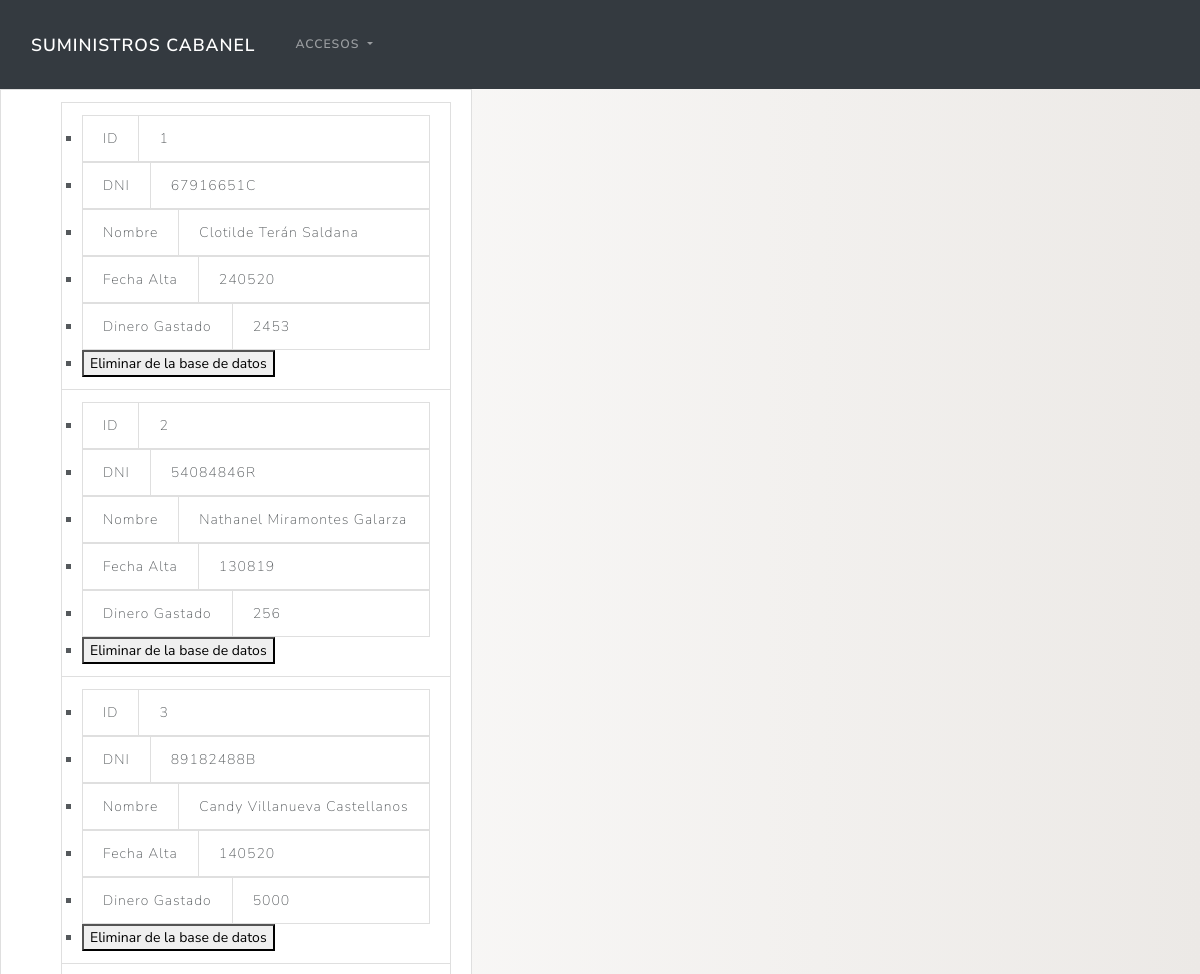
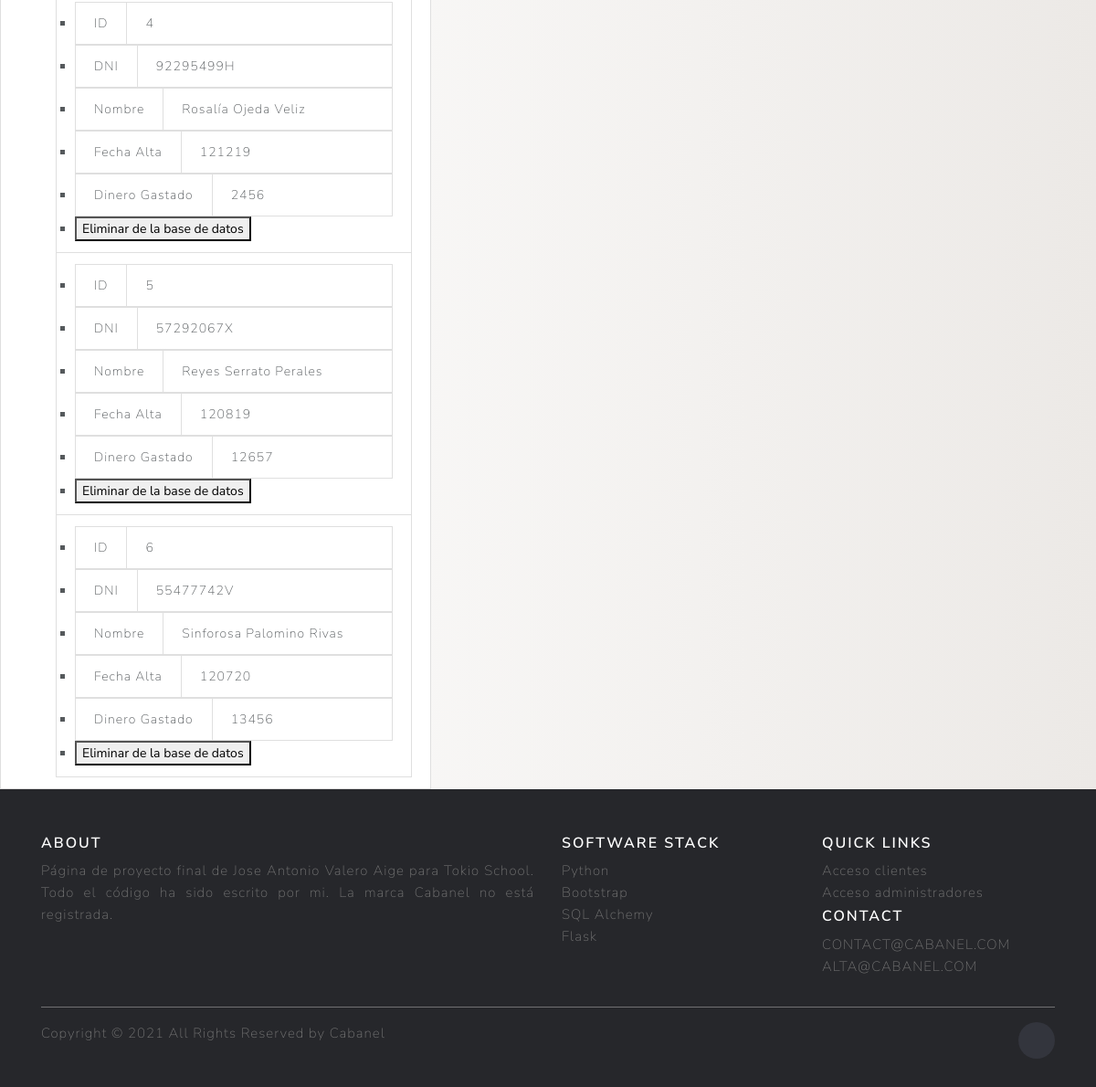
/listaClientes, run on the app's committed database (2 pictures, top to bottom).
### models.py (models this page shows, shortened)
class Cliente(db.Base):
    __tablename__ = "clientes"
    id = Column(Integer, primary_key=True) # Identificador único de cada cliente
    dni = Column(String(9) , nullable=False)
    nombreCliente = Column(String(200), nullable=False)
    fechaAlta = Column(String(200))
    dineroGastado = Column(Integer)

### main.py (the view)
@app.route('/listaClientes')  # Renderización de la pagina para ver la lista de clientes
def listaClientes():
    todosLosClientes = db.session.query(Cliente).all() #Devuelve la lista con todos los clientes
    return render_template('listaClientes.html', listaDeClientes=todosLosClientes)

### templates/listaClientes.html (shortened to what this page needs)
<!DOCTYPE html>
<html lang="en">
<head>
  <link rel="stylesheet" href="{{ url_for('static', filename='main.css') }}">
  <link rel="stylesheet" href="https://cdn.jsdelivr.net/npm/bootswatch@4.5.2/dist/lux/bootstrap.min.css"
>
</head>
<body>
<nav class="navbar navbar-expand-lg navbar-dark bg-dark">
  <div class="container-fluid">
    <a class="navbar-brand" href="/">Suministros Cabanel</a>
    <div class="collapse navbar-collapse" id="navbarNavDarkDropdown">
      <ul class="navbar-nav">
        <li class="nav-item dropdown">
          <a class="nav-link dropdown-toggle" href="#" id="navbarDarkDropdownMenuLink" role="button" data-bs-toggle="dropdown" aria-expanded="false">
            Accesos
          </a>
        </li>
      </ul>
    </div>
  </div>
</nav>
<ul class="list-group list-group-horizontal-xl">
  <li class="list-group-item">
    <ul>
      {% for cliente in listaDeClientes %}
      <ul class="list-group-item">
        <li>
          <ul class="list-group list-group-horizontal ">
            <li class="list-group-item">ID</li>
            <li class="list-group-item flex-fill">
              {{cliente.id}}
            </li>
          </ul>
        </li>
        <li>
          <ul class="list-group list-group-horizontal ">
            <li class="list-group-item">DNI</li>
            <li class="list-group-item flex-fill">
              {{cliente.dni}}
            </li>
          </ul>
        </li>
        <li>
          <ul class="list-group list-group-horizontal">
            <li class="list-group-item">Nombre</li>
            <li class="list-group-item flex-fill">
              {{cliente.nombreCliente}}
            </li>
          </ul>
        </li>
        <li>
          <ul class="list-group list-group-horizontal">
            <li class="list-group-item ">Fecha Alta</li>
            <li class="list-group-item flex-fill ">
              {{cliente.fechaAlta}}
            </li>
          </ul>
        </li>
        <li>
          <ul class="list-group list-group-horizontal">
            <li class="list-group-item ">Dinero Gastado</li>
            <li class="list-group-item flex-fill ">
              {{cliente.dineroGastado}}
            </li>
          </ul>
        </li>
        <li>
          <a href="/eliminarCliente/{{cliente.id}}" style="text-decoration:none">
            <button> Eliminar de la base de datos </button>
          </a>
        </li>
      </ul>
      {% endfor %}
    </ul>
  </li>
</ul>
<footer class="site-footer">
  <div class="container">
    <div class="row">
      <div class="col-sm-12 col-md-6">
        <h6>About</h6>
        <p class="text-justify">Página de proyecto final de Jose Antonio Valero Aige para Tokio School. Todo el código ha sido escrito por mi. La marca Cabanel no está registrada. </p>
      </div>
      <div class="col-xs-6 col-md-3">
        <h6>Software Stack</h6>
        <ul class="footer-links">
          <li><a href="https://www.python.org/">Python</a></li>
          <li><a href="https://getbootstrap.com/">Bootstrap</a></li>
          <li><a href="https://www.sqlalchemy.org/">SQL Alchemy</a></li>
          <li><a href="https://flask.palletsprojects.com/en/2.0.x/">Flask</a></li>
        </ul>
      </div>
      <div class="col-xs-6 col-md-3">
        <h6>Quick Links</h6>
        <ul class="footer-links">
          <li><a href="/clientes">Acceso clientes</a></li>
          <li><a href="/administradores">Acceso administradores</a></li><h6>Contact</h6>
          <li>CONTACT@CABANEL.COM</li>
          <li>ALTA@CABANEL.COM</li>
        </ul>
      </div>
    </div>
    <hr>
  </div>
  <div class="container">
    <div class="row">
      <div class="col-md-8 col-sm-6 col-xs-12">
        <p class="copyright-text">Copyright &copy; 2021 All Rights Reserved by Cabanel
        </p>
      </div>
      <div class="col-md-4 col-sm-6 col-xs-12">
        <ul class="social-icons">
          <li><a class="linkedin" href="https://www.linkedin.com/in/jose-antonio-valero-aige-2531731b3/"></a></li>
        </ul>
      </div>
    </div>
  </div>
</footer>
</body>
</html>

### static/main.css (style rules this page uses)
body { background:background: #ECE9E6; background: -webkit-linear-gradient(to right, #FFFFFF, #ECE9E6); background: linear-gradient(to right, #FFFFFF, #ECE9E6); ; }
.site-footer { background-color:#26272b; padding:45px 0 20px; font-size:15px; line-height:24px; color:#737373; }
.site-footer hr { border-top-color:#bbb; opacity:0.5 }
.site-footer h6 { color:#fff; font-size:16px; text-transform:uppercase; margin-top:5px; letter-spacing:2px }
.site-footer a { color:#737373; }
.footer-links { padding-left:0; list-style:none }
.footer-links li { display:block }
.footer-links a { color:#737373 }
.site-footer .social-icons { text-align:right }
.site-footer .social-icons a { width:40px; height:40px; line-height:40px; margin-left:6px; margin-right:0; border-radius:100%; background-color:#33353d }
.copyright-text { margin:0 }
.social-icons { padding-left:0; margin-bottom:0; list-style:none }
.social-icons li { display:inline-block; margin-bottom:4px }
.social-icons a { background-color:#eceeef; color:#818a91; font-size:16px; display:inline-block; line-height:44px; width:44px; height:44px; text-align:center; margin-right:8px; border-radius:100%; -webkit-transition:all .2s linear; -o-transition:all .2s linear; transition:all .2s linear }

### data on the page
Cliente: id "1", dni "67916651C", nombreCliente "Clotilde Terán Saldana", fechaAlta "240520", dineroGastado "2453"
Cliente: id "2", dni "54084846R", nombreCliente "Nathanel Miramontes Galarza", fechaAlta "130819", dineroGastado "256"
Cliente: id "3", dni "89182488B", nombreCliente "Candy Villanueva Castellanos", fechaAlta "140520", dineroGastado "5000"
Cliente: id "4", dni "92295499H", nombreCliente "Rosalía Ojeda Veliz", fechaAlta "121219", dineroGastado "2456"
Cliente: id "5", dni "57292067X", nombreCliente "Reyes Serrato Perales", fechaAlta "120819", dineroGastado "12657"
Cliente: id "6", dni "55477742V", nombreCliente "Sinforosa Palomino Rivas", fechaAlta "120720", dineroGastado "13456"
